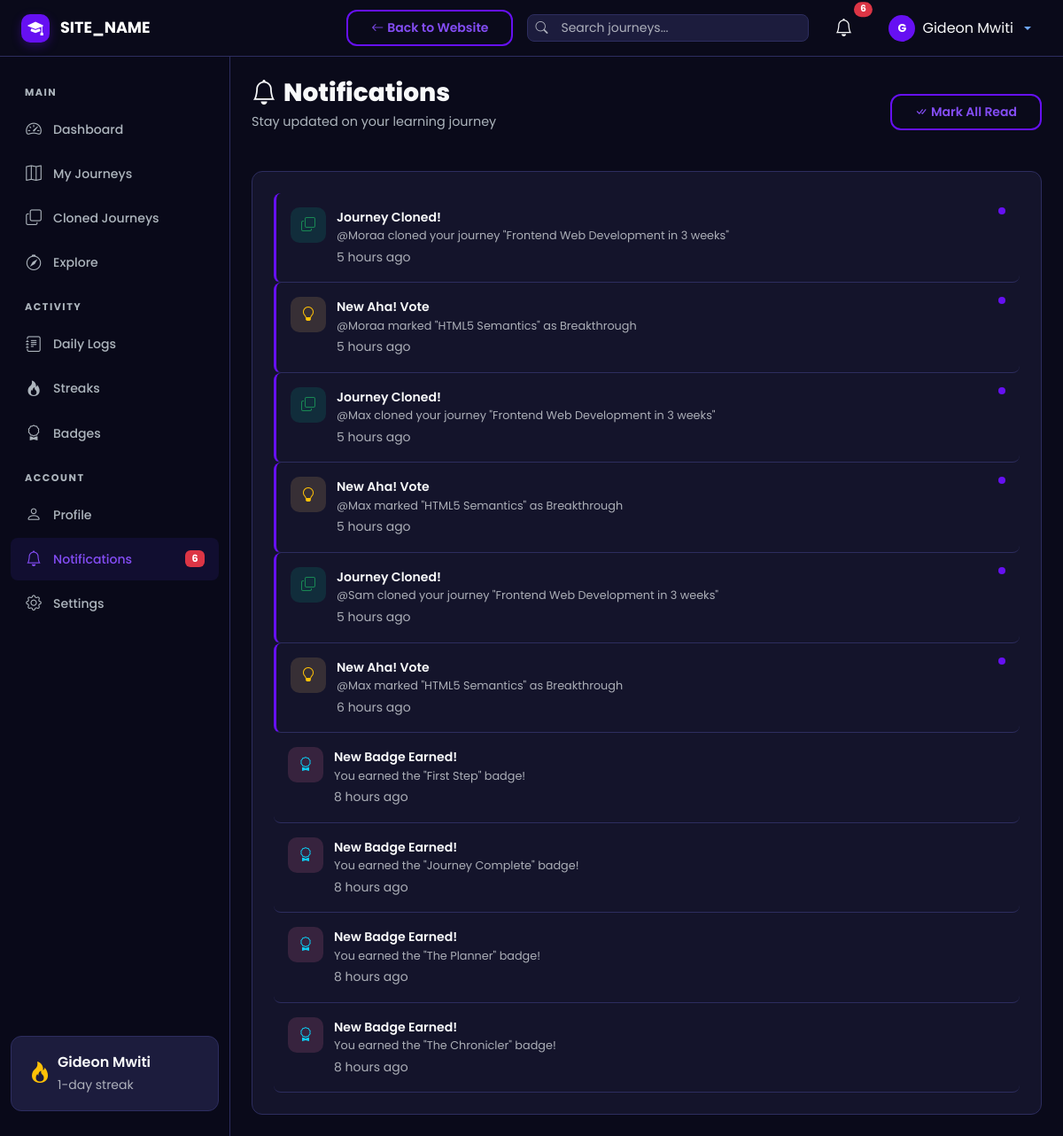
/user/notifications.php (signed in), run on an earlier commit of the app's database.
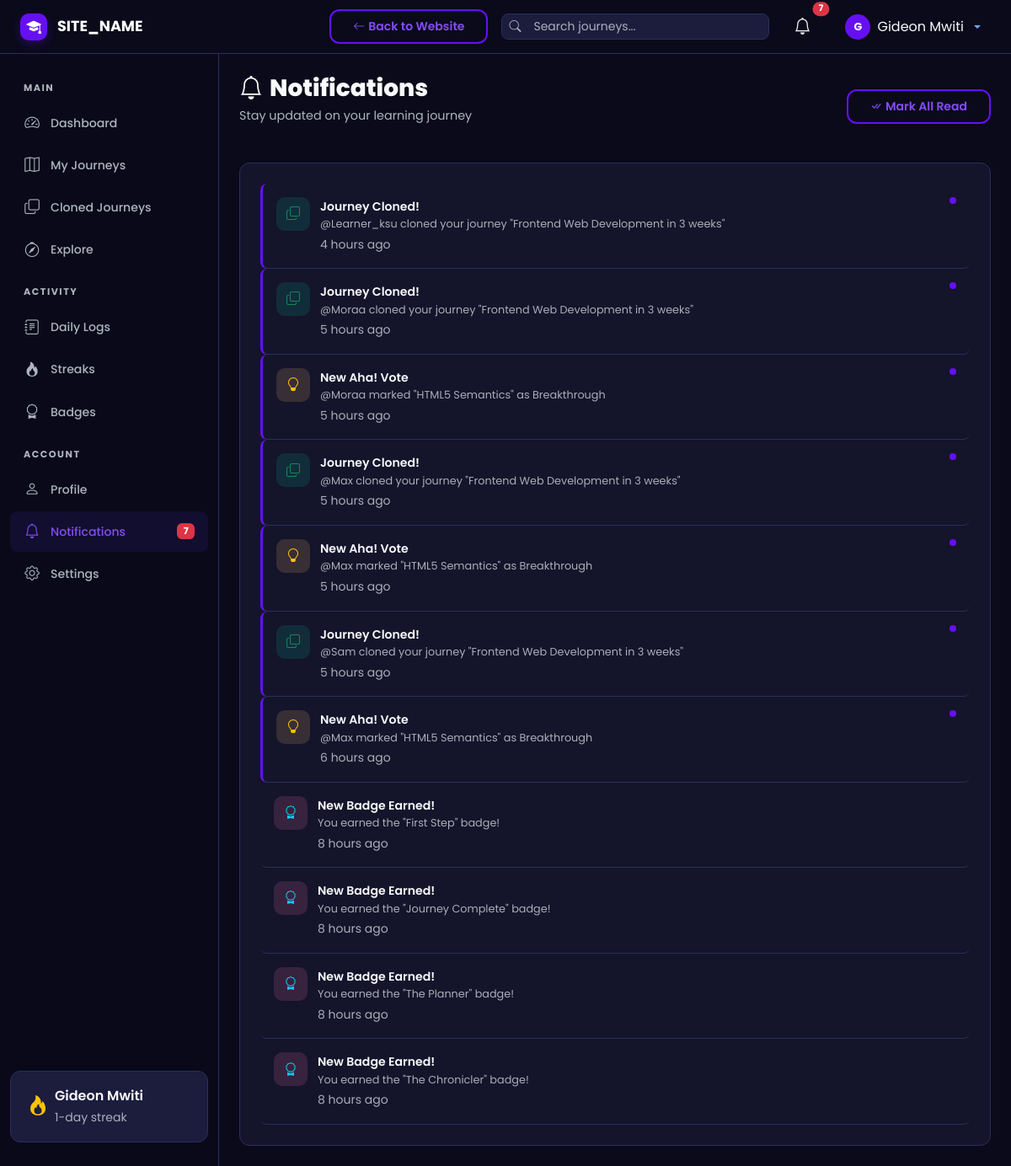
And on a later commit of the database.
### tables this page shows
CREATE TABLE `notifications` (
  `id` int UNSIGNED NOT NULL,
  `user_id` int UNSIGNED NOT NULL,
  `type` enum('sync_update','comment','aha_vote','badge','clone','system') NOT NULL,
  `title` varchar(255) NOT NULL,
  `message` text NOT NULL,
  `link` varchar(500) DEFAULT NULL,
  `is_read` tinyint(1) NOT NULL DEFAULT '0',
  `created_at` datetime NOT NULL DEFAULT CURRENT_TIMESTAMP
);

### includes/helpers.php (called while the page is built, shortened)
<?php
function sanitize(?string $input): string {
    return htmlspecialchars(trim($input), ENT_QUOTES, 'UTF-8');
}
function timeAgo(string $datetime): string {
    $now  = new DateTime();
    $past = new DateTime($datetime);
    $diff = $now->diff($past);
    if ($diff->h > 0) return $diff->h . ' hour' . ($diff->h > 1 ? 's' : '') . ' ago';
    return 'just now';
}
function getUnreadNotificationCount(int $userId): int {
    $db = getDB();
    $stmt = $db->prepare("SELECT COUNT(*) FROM notifications WHERE user_id = ? AND is_read = 0");
    $stmt->execute([$userId]);
    return (int)$stmt->fetchColumn();
}

### user/notifications.php (the view, shortened to what the changed rows need)
<?php
require_once __DIR__ . '/../includes/helpers.php';
$userId = getCurrentUserId();
require_once __DIR__ . '/../includes/dashboard_header.php';
$stmt = $db->prepare("SELECT * FROM notifications WHERE user_id = ? ORDER BY created_at DESC LIMIT 50");
$stmt->execute([$userId]);
$notifications = $stmt->fetchAll();
$typeIcons = [
    'sync_update' => ['bi-arrow-repeat', 'rgba(253,203,110,0.15)', 'var(--st-warning)'],
    'comment'     => ['bi-chat-dots', 'rgba(116,185,255,0.15)', 'var(--st-info)'],
    'aha_vote'    => ['bi-lightbulb', 'rgba(253,203,110,0.15)', 'var(--st-warning)'],
    'badge'       => ['bi-award', 'rgba(253,121,168,0.15)', 'var(--st-accent)'],
    'clone'       => ['bi-copy', 'rgba(0,184,148,0.15)', 'var(--st-success)'],
    'system'      => ['bi-info-circle', 'rgba(108,92,231,0.15)', 'var(--st-primary-light)'],
];
?>
<div class="st-page-header d-flex align-items-center justify-content-between flex-wrap gap-3">
    <div>
        <h1 class="st-page-title"><i class="bi bi-bell me-2"></i>Notifications</h1>
    </div>
</div>
<div class="st-card">
    <?php if (empty($notifications)): ?>
        <div class="st-empty-state py-4">
            <i class="bi bi-bell-slash d-block"></i>
            <h6 class="text-muted">No notifications yet</h6>
        </div>
    <?php else: ?>
        <?php foreach ($notifications as $n):
            $icon = $typeIcons[$n['type']] ?? $typeIcons['system'];
        ?>
        <a href="<?= $n['link'] ? sanitize($n['link']) : '#' ?>" class="st-notif-item text-decoration-none <?= !$n['is_read'] ? 'unread' : '' ?>"
           onclick="<?php if(!$n['is_read']): ?>fetch('<?= SITE_URL ?>/api/notifications.php?action=read&id=<?= $n['id'] ?>');<?php endif; ?>">
            <div class="st-notif-icon" style="background:<?= $icon[1] ?>;color:<?= $icon[2] ?>;">
                <i class="bi <?= $icon[0] ?>"></i>
            </div>
            <div class="flex-grow-1">
                <div class="fw-semibold" style="font-size:0.88rem;color:var(--st-text);"><?= sanitize($n['title']) ?></div>
                <div class="text-muted" style="font-size:0.8rem;"><?= sanitize($n['message']) ?></div>
                <small class="text-muted"><?= timeAgo($n['created_at']) ?></small>
            </div>
            <?php if (!$n['is_read']): ?>
                <span style="width:8px;height:8px;border-radius:50%;background:var(--st-primary);flex-shrink:0;"></span>
            <?php endif; ?>
        </a>
        <?php endforeach; ?>
    <?php endif; ?>
</div>
<?php require_once __DIR__ . '/../includes/dashboard_footer.php'; ?>

### includes/dashboard_header.php (shortened to what the changed rows need)
<?php
require_once __DIR__ . '/helpers.php';
$currentUser = getCurrentUser();
$notifCount = getUnreadNotificationCount($currentUser['id']);
?>
<!DOCTYPE html>
<html lang="en" data-bs-theme="dark">
<head>
    <link href="https://cdn.jsdelivr.net/npm/bootstrap@5.3.3/dist/css/bootstrap.min.css" rel="stylesheet">
    <link href="https://cdn.jsdelivr.net/npm/bootstrap-icons@1.11.3/font/bootstrap-icons.min.css" rel="stylesheet">
    <link href="<?= SITE_URL ?>/assets/css/style.css" rel="stylesheet">
    <link href="<?= SITE_URL ?>/assets/css/dashboard.css" rel="stylesheet">
</head>
<body class="dashboard-body">
<nav class="navbar navbar-expand-lg navbar-dark st-topbar fixed-top">
    <div class="container-fluid px-4">
        <div class="d-flex align-items-center ms-auto gap-3">
            <a href="<?= SITE_URL ?>/user/notifications.php" class="btn btn-link text-light position-relative st-nav-icon">
                <i class="bi bi-bell fs-5"></i>
                <?php if ($notifCount > 0): ?>
                    <span class="position-absolute top-0 start-100 translate-middle badge rounded-pill bg-danger st-notif-badge">
                        <?= $notifCount > 99 ? '99+' : $notifCount ?>
                    </span>
                <?php endif; ?>
            </a>
        </div>
    </div>
</nav>
<div class="st-wrapper">
    <nav class="st-sidebar" id="sidebar">
        <div class="st-sidebar-inner">
            <ul class="st-sidebar-nav">
                <li><a href="<?= SITE_URL ?>/user/notifications.php" class="<?= basename($_SERVER['PHP_SELF']) === 'notifications.php' ? 'active' : '' ?>"><i class="bi bi-bell"></i><span>Notifications</span>
                    <?php if ($notifCount > 0): ?><span class="badge bg-danger ms-auto"><?= $notifCount ?></span><?php endif; ?>
                </a></li>
            </ul>
        </div>
    </nav>
    <main class="st-content">
        <div class="container-fluid p-4">

What changed in the data, as far as the page shows it:
added notifications: title "Journey Cloned!", message "@Learner_ksu cloned your journey \"Frontend Web Development in 3 weeks\"", created_at "4 hours ago", is_read 0 (drawn), type "clone" (drawn)
Also different on the page:
$notifCount: "6" → "7"
